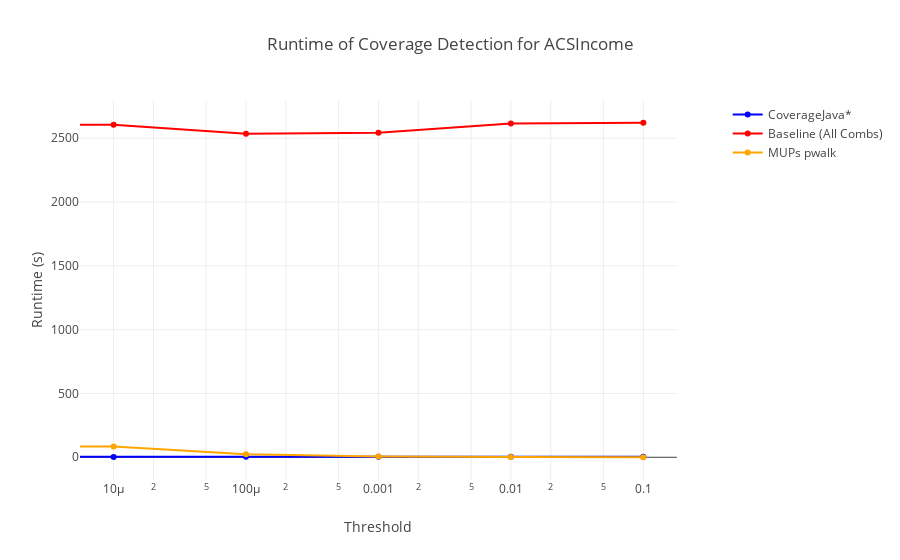

Notebook cell for this chart:
### Code cell
fig_acs_t = visualize_runtime_experiment_threshold('ACSIncome_9339813', cov_threshold_output_acs)
fig_acs_t.update_layout(title=f'Runtime of Coverage Detection for ACSIncome', xaxis_title='Threshold', yaxis_title='Runtime (s)', xaxis_type='log')
# fig_acs_t.update_xaxes(range=[0, 0.1])

### Figure 1 — Plotly figure (JSON) as saved in the notebook; plotly's stock layout.template omitted (floating-point values rounded to 4 significant figures)
{"data": [{"line": {"color": "blue"}, "mode": "lines+markers", "name": "CoverageJava*", "type": "scatter", "x": [0, 1e-05, 0.0001, 0.001, 0.01, 0.1], "y": [3.145, 2.853, 3.225, 3.337, 3.48, 4.072]}, {"line": {"color": "red"}, "mode": "lines+markers", "name": "Baseline (All Combs)", "type": "scatter", "x": [0, 1e-05, 0.0001, 0.001, 0.01, 0.1], "xaxis": "x", "y": [1166.0, 2605.0, 2536.0, 2542.0, 2614.0, 2621.0], "yaxis": "y"}, {"line": {"color": "orange"}, "mode": "lines+markers", "name": "MUPs pwalk", "type": "scatter", "x": [0, 1e-05, 0.0001, 0.001, 0.01, 0.1], "xaxis": "x", "y": [402.8, 85.37, 23.29, 5.798, 1.239, 0.2014], "yaxis": "y"}], "layout": {"title": {"text": "Runtime of Coverage Detection for ACSIncome"}, "xaxis": {"anchor": "y", "domain": [0, 0.94], "title": {"text": "Threshold"}, "type": "log"}, "yaxis": {"anchor": "x", "domain": [0, 1], "title": {"text": "Runtime (s)"}}, "yaxis2": {"anchor": "x", "overlaying": "y", "side": "right", "title": {"text": "total amount of patterns"}}}}
